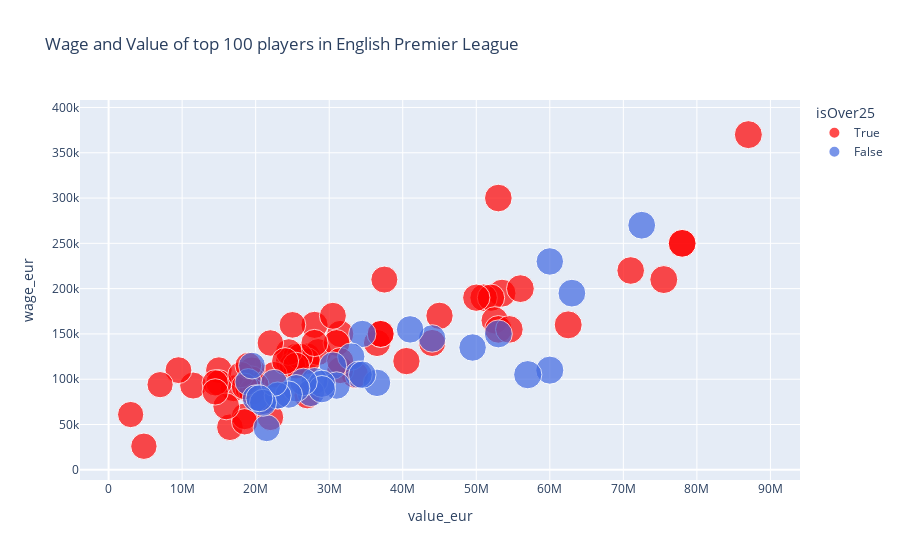

Here is the notebook cell this chart was saved with:
### Code cell
fig1.show()

### Figure 1 — Plotly figure (JSON) as saved in the notebook; plotly's stock layout.template omitted (floating-point values rounded to 4 significant figures)
{"data": [{"hovertemplate": "<b>%{hovertext}</b><br><br>isOver25=True<br>value_eur=%{x}<br>wage_eur=%{y}<br>potential=%{marker.size}<extra></extra>", "hovertext": ["K. De Bruyne", "Alisson", "S. Mané", "M. Salah", "V. van Dijk", "S. Agüero", "Ederson", "H. Kane", "N. Kanté", "Roberto Firmino", "H. Son", "P. Aubameyang", "H. Lloris", "A. Robertson", "Fabinho", "A. Laporte", "De Gea", "J. Vardy", "P. Pogba", "J. Henderson", "R. Mahrez", "Thiago", "K. Walker", "T. Alderweireld", "G. Wijnaldum", "Thiago Silva", "H. Ziyech", "Ricardo Pereira", "B. Leno", "K. Schmeichel", "R. Jiménez", "Azpilicueta", "Rui Patrício", "Fernandinho", "L. Digne", "João Moutinho", "M. Dúbravka", "Jorginho", "Lucas Moura", "Allan", "W. Zaha", "A. Lacazette", "I. Gündoğan", "G. Bale", "J. Matip", "João Cancelo", "M. Kovačić", "J. Rodríguez", "Rodrigo", "Willian", "M. Özil", "N. Pope", "H. Maguire", "A. Areola", "Jonny", "Felipe Anderson", "M. Doherty", "X. Shaqiri", "Marcos Alonso", "L. Fabiański", "Fred", "S. Haller", "A. Rüdiger", "J. Pickford", "B. Ivanović", "B. Davies", "J. Milner"], "legendgroup": "True", "marker": {"color": "red", "size": [91, 91, 90, 90, 91, 89, 91, 89, 88, 87, 87, 87, 87, 89, 89, 90, 86, 86, 87, 86, 85, 85, 85, 85, 85, 85, 86, 87, 87, 84, 84, 84, 84, 84, 85, 83, 83, 83, 83, 83, 83, 83, 83, 83, 84, 86, 86, 82, 82, 82, 82, 83, 85, 86, 84, 81, 81, 81, 81, 81, 83, 83, 83, 84, 80, 81, 80], "sizemode": "area", "sizeref": 0.2325, "symbol": "circle"}, "mode": "markers", "name": "True", "orientation": "v", "showlegend": true, "type": "scatter", "x": [87000000, 62500000, 78000000, 78000000, 75500000, 53000000, 53500000, 71000000, 51000000, 52000000, 52500000, 45000000, 27000000, 53000000, 54500000, 56000000, 31500000, 28000000, 50000000, 36500000, 37500000, 37000000, 30500000, 28500000, 37000000, 11500000, 44000000, 40500000, 33500000, 17000000, 31000000, 24500000, 19000000, 9500000, 31500000, 15000000, 16500000, 25500000, 27000000, 25000000, 27000000, 26000000, 25000000, 24500000, 25500000, 28000000, 31500000, 22500000, 22000000, 19500000, 19500000, 18500000, 24000000, 20000000, 19500000, 18500000, 15000000, 18000000, 14500000, 4800000, 19000000, 22000000, 18500000, 16000000, 3000000, 14500000, 7000000], "xaxis": "x", "y": [370000, 160000, 250000, 250000, 210000, 300000, 195000, 220000, 190000, 190000, 165000, 170000, 125000, 155000, 155000, 200000, 150000, 160000, 190000, 140000, 210000, 150000, 170000, 130000, 150000, 93000, 140000, 120000, 105000, 90000, 140000, 120000, 90000, 110000, 110000, 110000, 47000, 125000, 120000, 115000, 82000, 125000, 160000, 130000, 115000, 140000, 120000, 105000, 140000, 110000, 100000, 59000, 120000, 93000, 86000, 53000, 96000, 105000, 96000, 26000, 115000, 58000, 92000, 70000, 61000, 86000, 94000], "yaxis": "y"}, {"hovertemplate": "<b>%{hovertext}</b><br><br>isOver25=False<br>value_eur=%{x}<br>wage_eur=%{y}<br>potential=%{marker.size}<extra></extra>", "hovertext": ["R. Sterling", "Bernardo Silva", "Bruno Fernandes", "T. Alexander-Arnold", "K. Havertz", "Rodri", "T. Werner", "M. Rashford", "W. Ndidi", "A. Martial", "Gabriel Jesus", "D. van de Beek", "D. Alli", "A. Wan-Bissaka", "S. Bergwijn", "J. Gomez", "N. Pépé", "Reguilón", "Kepa", "G. Lo Celso", "Rúben Neves", "L. Shaw", "D. Sánchez", "J. Maddison", "Ferran Torres", "Richarlison", "C. Pulisic", "Y. Tielemans", "T. Souček", "N. Keïta", "L. Torreira", "B. Chilwell", "B. Mendy"], "legendgroup": "False", "marker": {"color": "royalblue", "size": [90, 88, 90, 92, 93, 88, 88, 91, 88, 88, 87, 87, 87, 88, 88, 88, 85, 89, 86, 87, 87, 83, 84, 85, 89, 88, 87, 85, 86, 85, 85, 85, 84], "sizemode": "area", "sizeref": 0.2325, "symbol": "circle"}, "mode": "markers", "name": "False", "orientation": "v", "showlegend": true, "type": "scatter", "x": [72500000, 60000000, 63000000, 60000000, 57000000, 44000000, 49500000, 53000000, 36500000, 41000000, 34500000, 33000000, 34000000, 30500000, 34500000, 31000000, 28000000, 27500000, 21000000, 29000000, 29000000, 19000000, 20000000, 23000000, 26500000, 25500000, 24500000, 23000000, 21500000, 22500000, 21000000, 20500000, 19500000], "xaxis": "x", "y": [270000, 230000, 195000, 110000, 105000, 145000, 135000, 150000, 96000, 155000, 150000, 125000, 105000, 115000, 105000, 93000, 98000, 85000, 76000, 95000, 89000, 97000, 79000, 82000, 97000, 90000, 83000, 82000, 46000, 96000, 74000, 79000, 115000], "yaxis": "y"}], "layout": {"legend": {"itemsizing": "constant", "title": {"text": "isOver25"}, "tracegroupgap": 0}, "title": {"text": "Wage and Value of top 100 players in English Premier League"}, "xaxis": {"anchor": "y", "domain": [0, 1], "title": {"text": "value_eur"}}, "yaxis": {"anchor": "x", "domain": [0, 1], "title": {"text": "wage_eur"}}}}
